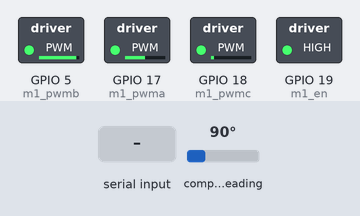
The sketch below on a simulated ESP32. Parts: switched loads named in the sketch (green lamp = pin HIGH). Wiring (inferred from the names in the program): AS5600 angle sensor at I2C address 0x36. The inputs (shaded band) are chosen by the test bench; at power-on: compass heading 90°. What the sketch prints to the serial monitor is not drawn.

Above: at 5.2 s.
5.3 s: compass heading set to 7°
At 6.5 s:
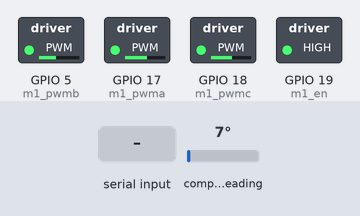
6.8 s: "1\n" received over Serial
At 7.8 s:
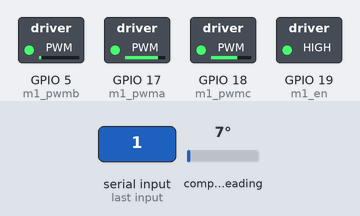
8.3 s: compass heading set to 180°
At 8.9 s:
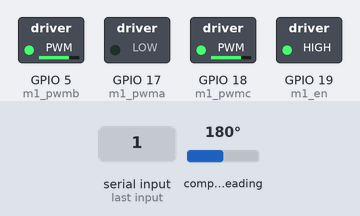
9.8 s: compass heading set to 269°
At 11.0 s:
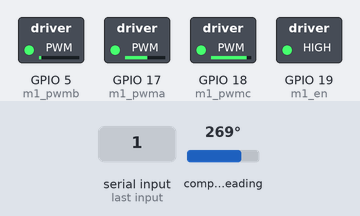
11.3 s: compass heading set to 90°
At 12.4 s:
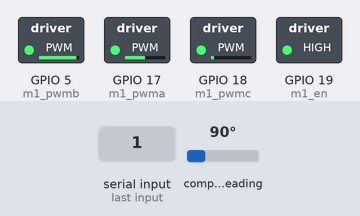
12.8 s: compass heading set to 352°
At 13.5 s:
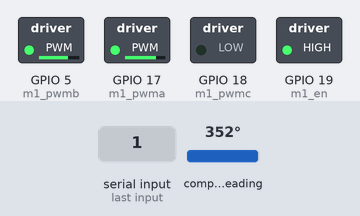
Timing chart, 0 to 15.3 s (numbered marks = the images above; inputs shaded):
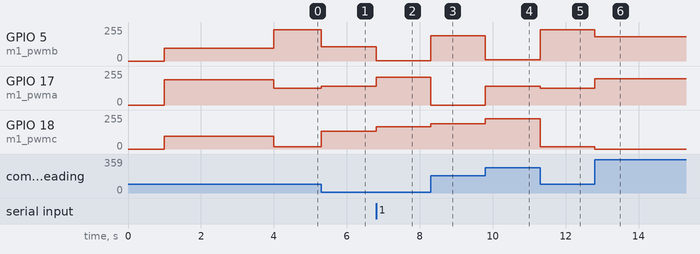

Measured:
- after the input at 5.3 s, GPIO 5 (m1_pwmb): 236/255 → 108/255 at once; GPIO 17 (m1_pwma): 127/255 → 139/255 at once; GPIO 18 (m1_pwmc): 17/255 → 132/255 at once
- after the input at 6.8 s, GPIO 5 (m1_pwmb): 108/255 → 2/255 at once; GPIO 17 (m1_pwma): 139/255 → 210/255 at once; GPIO 18 (m1_pwmc): 132/255 → 167/255 at once
- after the input at 8.3 s, GPIO 5 (m1_pwmb): 2/255 → 190/255 at once; GPIO 17 (m1_pwma): 210/255 → 0/255 at once; GPIO 18 (m1_pwmc): 167/255 → 190/255 at once
- after the input at 9.8 s, GPIO 5 (m1_pwmb): 190/255 → 9/255 at once; GPIO 17 (m1_pwma): 0/255 → 142/255 at once; GPIO 18 (m1_pwmc): 190/255 → 227/255 at once
- after the input at 11.3 s, GPIO 5 (m1_pwmb): 9/255 → 236/255 at once; GPIO 17 (m1_pwma): 142/255 → 127/255 at once; GPIO 18 (m1_pwmc): 227/255 → 17/255 at once
- after the input at 12.8 s, GPIO 5 (m1_pwmb): 236/255 → 183/255 at once; GPIO 17 (m1_pwma): 127/255 → 196/255 at once; GPIO 18 (m1_pwmc): 17/255 → 0/255 at once

The sketch:

sketch_jan5a.ino
```cpp
// (licence header left out)
#include "DengFOC.h"

int Sensor_DIR=-1;    //传感器方向 顺时针为正，逆时针为负
int Motor_PP=7;    //电机极对数

void setup() {
  // put your setup code here, to run once:
  Serial.begin(115200);
  //PWM设置
  DFOC_Vbus(12);        //驱动器电压12V
  DFOC_alignSensor(Motor_PP,Sensor_DIR);
}


void loop() {
  //输出角度值
  //Serial.print("当前角度：");
  //Serial.println(DFOC_M0_Angle());

  //输出角度值
  float Kp=0.133;
  float Sensor_Angle=DFOC_M0_Angle();
  setTorque(Kp*(serial_motor_target()-Sensor_DIR*Sensor_Angle)*180/PI,_electricalAngle());   //位置闭环
  // setTorque(serial_motor_target(),_electricalAngle());   //电压力矩
  serialReceiveUserCommand();

}
```

AS5600.cpp
```cpp
// (licence header left out)
#include "Wire.h"
#include "AS5600.h"
#include <Arduino.h>

int _raw_ang_hi = 0x0c;
int _raw_ang_lo = 0x0d;
int _ams5600_Address = 0x36;
int ledtime = 0;
int32_t full_rotations=0; // full rotation tracking;
float angle_prev=0;

void BeginSensor() {
  Wire.begin(4,16, 400000UL);
  delay(1000);
}
//readTwoBytes(int in_adr_hi, int in_adr_lo)这段代码是一个函数，其目的是从I2C设备（在代码中的变量名为_ams5600_Address）中读取两个字节数据，并将其合并成一个16位的无符号整数返回。
//具体来说，函数接受两个整型参数in_adr_hi和in_adr_lo，它们用于指定需要读取的两个字节数据的地址。函数中首先通过Wire库开始I2C传输，向设备写入in_adr_lo和in_adr_hi分别作为数据地址，然后读取相应的字节数据。
//在每个Wire.requestFrom()调用之后，通过一个while循环等待数据接收完毕。然后读取接收到的低字节和高字节，并使用位运算将它们合并成一个16位的无符号整数。
//最后，返回合并后的整数。如果读取过程中出现错误或者函数没有成功读取到数据，则函数返回-1。
word readTwoBytes(int in_adr_hi, int in_adr_lo)
{
  word retVal = -1;

  /* 读低位 */
  Wire.beginTransmission(_ams5600_Address);
  Wire.write(in_adr_lo);
  Wire.endTransmission();
  Wire.requestFrom(_ams5600_Address, 1);
  while(Wire.available() == 0);
  int low = Wire.read();

  /* 读高位 */
  Wire.beginTransmission(_ams5600_Address);
  Wire.write(in_adr_hi);
  Wire.endTransmission();
  Wire.requestFrom(_ams5600_Address, 1);
  while(Wire.available() == 0);
  int high = Wire.read();

  retVal = (high << 8) | low;

  return retVal;
}
/*Function: 获得原始数据
 *Note:
*/
word getRawAngle()
{
  return readTwoBytes(_raw_ang_hi, _raw_ang_lo);
}
/*Function: 获得原始数据
 *Note:
*/
float getAngle_Without_track()
{
  return getRawAngle()*0.08789* PI / 180;    //得到弧度制的角度
}
/*Function: 获得角度
 *Note:
*/
float getAngle()
{
    float val = getAngle_Without_track();
    float d_angle = val - angle_prev;
    //计算旋转的总圈数
    //通过判断角度变化是否大于80%的一圈(0.8f*6.28318530718f)来判断是否发生了溢出，如果发生了，则将full_rotations增加1（如果d_angle小于0）或减少1（如果d_angle大于0）。
    if(abs(d_angle) > (0.8f*6.28318530718f) ) full_rotations += ( d_angle > 0 ) ? -1 : 1;
    angle_prev = val;
    return (float)full_rotations * 6.28318530718f + angle_prev;

}
```

AS5600.h
```cpp
void BeginSensor();
float getAngle();
float getAngle_Without_track();
```

DengFOC.cpp
```cpp
#include <Arduino.h>
#include <AS5600.h>

/************private variable************/

float voltage_limit = 10;
float voltage_power_supply;
float zero_electric_angle=0;
int PP=1,DIR=1;
// struct MOTOR motor = {0};
float Ualpha,Ubeta=0,Ua=0,Ub=0,Uc=0;
/************private define************/
#define m1_pwma 17
#define m1_pwmb 5
#define m1_pwmc 18
#define m1_en 19

#define m2_pwma 17
#define m2_pwmb 5
#define m2_pwmc 18
#define m2_en 25

#define _3PI_2 4.71238898038f

/* Function:限幅函数_constrain，使得传入amt限制在low，high*/
#define _constrain(amt,low,high) ((amt)<(low)?(low):((amt)>(high)?(high):(amt)))

/************private Function************/


/* Function:DFOC_Vbus 设置电源电压输入和pwm通道
 * Param: power_supply :输入电源供电
 * Note:
*/
void DFOC_Vbus(float power_supply)
{
  voltage_power_supply=power_supply;
  pinMode(m1_pwma, OUTPUT);
  pinMode(m1_pwmb, OUTPUT);
  pinMode(m1_pwmc, OUTPUT);
  pinMode(m1_en,OUTPUT);

  ledcAttach(m1_pwma,40000,8);  //pwm频道, 频率, 精度
  ledcAttach(m1_pwmb,40000,8);
  ledcAttach(m1_pwmc,40000,8);

  Serial.println("完成PWM初始化设置");
  BeginSensor();
 }


/* Function:设置PWM到控制器输出
 * Param: No
 * Note:
*/
void setPwm(float Ua, float Ub, float Uc)
{

  // 计算占空比
  // 限制占空比从0到1
  float dc_a = _constrain(Ua / voltage_power_supply, 0.0f , 1.0f );
  float dc_b = _constrain(Ub / voltage_power_supply, 0.0f , 1.0f );
  float dc_c = _constrain(Uc / voltage_power_supply, 0.0f , 1.0f );

  //写入PWM到PWM 0 1 2 通道
  digitalWrite(m1_en,HIGH);
  ledcWrite(m1_pwma, dc_a*255);
  ledcWrite(m1_pwmb, dc_b*255);
  ledcWrite(m1_pwmc, dc_c*255);
}

/* Function:角度归一化[0,2PI]函数_normalizeAngle
 * Param: angle
 * Note:
   fmod 函数的余数的符号与除数相同。
   负数的余数加上 _2PI 来将角度归一化到 [0, 2PI] 的范围内，以确保角度的值始终为正数。
*/
float _normalizeAngle(float angle)
{
  float a = fmod(angle, 2*PI);   //取余运算可以用于归一化，列出特殊值例子算便知
  return a >= 0 ? a : (a + 2*PI);
}

/* Function: _electricalAngle电角度计算
 * Param: 返回归一化后的弧度
 * Note:

*/
float _electricalAngle()
{
  return  _normalizeAngle((float)(DIR *  PP) * getAngle_Without_track()-zero_electric_angle);
}


/*Fuction:setTorque 设置电机力矩
 *Note:经过帕克逆变换和克拉肯逆变换
 *    得到三相电压Ua,Ub,Uc
*/
void setTorque(float Uq,float angle_el) {
  Uq=_constrain(Uq,-voltage_power_supply/2,voltage_power_supply/2);
  float Ud=0;
  angle_el = _normalizeAngle(angle_el);
  // 帕克逆变换
  Ualpha =  -Uq*sin(angle_el);
  Ubeta =   Uq*cos(angle_el);

  // 克拉克逆变换
  Ua = Ualpha + voltage_power_supply/2;
  Ub = (sqrt(3)*Ubeta-Ualpha)/2 + voltage_power_supply/2;
  Uc = (-Ualpha-sqrt(3)*Ubeta)/2 + voltage_power_supply/2;
  setPwm(Ua,Ub,Uc);
}

/*Fuction:DFOC_alignSensor 传感器回零
 *Note:
 *
*/
void DFOC_alignSensor(int _PP,int _DIR)
{
  PP=_PP;
  DIR=_DIR;
  setTorque(3, _3PI_2);         //将电机转到270度
  delay(3000);
  zero_electric_angle=_electricalAngle();
  setTorque(0, _3PI_2);          //将电机转到270度
  Serial.print("0电角度：");Serial.println(zero_electric_angle);
}


float DFOC_M0_Angle()
{
  return getAngle();
}

//==============串口接收==============


/*Fuction:serialReceiveUserCommand 串口接收用户指令
 *Note:
 *
*/

float motor_target;
int commaPosition;
String serialReceiveUserCommand() {

  // a string to hold incoming data
  static String received_chars;     //静态字符串，用于存储从串口接收到的字符。

  String command = "";              //用于存储完整的命令字符串。

  while (Serial.available()) {      //接收循环
    // get the new byte:
    char inChar = (char)Serial.read();
    // add it to the string buffer:
    received_chars += inChar;

    // end of user input
    if (inChar == '\n') {

      // execute the user command
      command = received_chars;

      commaPosition = command.indexOf('\n');//检测字符串中的逗号
      if(commaPosition != -1)//如果有逗号存在就向下执行
      {
          motor_target = command.substring(0,commaPosition).toDouble();            //电机角度
          Serial.println(motor_target);
      }
      // reset the command buffer
      received_chars = "";
    }
  }
  return command;
}

float serial_motor_target()
{
  return motor_target;
}
```

DengFOC.h
```cpp
// struct MOTOR{
// float Ualpha;
// float Ubeta;
// float Ua;
// float Ub;
// float Uc;
// }

void DFOC_Vbus(float power_supply);
void setPwm(float Ua, float Ub, float Uc);

float _normalizeAngle(float angle);
float _electricalAngle();

void setTorque(float Uq, float angle_el);
void DFOC_alignSensor(int _PP,int _DIR);
float DFOC_M0_Angle();

String serialReceiveUserCommand();
float serial_motor_target();
```
